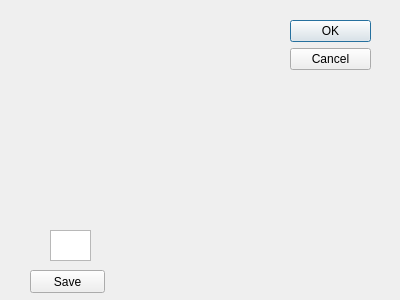
<?xml version="1.0" encoding="UTF-8"?>
<ui version="4.0">
 <class>Dialog</class>
 <widget class="QDialog" name="Dialog">
  <property name="geometry">
   <rect>
    <x>0</x>
    <y>0</y>
    <width>400</width>
    <height>300</height>
   </rect>
  </property>
  <property name="windowTitle">
   <string>Dialog</string>
  </property>
  <widget class="QDialogButtonBox" name="buttonBox">
   <property name="geometry">
    <rect>
     <x>290</x>
     <y>20</y>
     <width>81</width>
     <height>51</height>
    </rect>
   </property>
   <property name="orientation">
    <enum>Qt::Vertical</enum>
   </property>
   <property name="standardButtons">
    <set>QDialogButtonBox::Cancel|QDialogButtonBox::Ok</set>
   </property>
  </widget>
  <widget class="QPushButton" name="SaveButton">
   <property name="geometry">
    <rect>
     <x>30</x>
     <y>270</y>
     <width>75</width>
     <height>23</height>
    </rect>
   </property>
   <property name="text">
    <string>Save</string>
   </property>
  </widget>
  <widget class="QTextEdit" name="textEdit">
   <property name="geometry">
    <rect>
     <x>50</x>
     <y>230</y>
     <width>41</width>
     <height>31</height>
    </rect>
   </property>
  </widget>
 </widget>
 <resources/>
 <connections>
  <connection>
   <sender>buttonBox</sender>
   <signal>accepted()</signal>
   <receiver>Dialog</receiver>
   <slot>accept()</slot>
   <hints>
    <hint type="sourcelabel">
     <x>248</x>
     <y>254</y>
    </hint>
    <hint type="destinationlabel">
     <x>157</x>
     <y>274</y>
    </hint>
   </hints>
  </connection>
  <connection>
   <sender>buttonBox</sender>
   <signal>rejected()</signal>
   <receiver>Dialog</receiver>
   <slot>reject()</slot>
   <hints>
    <hint type="sourcelabel">
     <x>316</x>
     <y>260</y>
    </hint>
    <hint type="destinationlabel">
     <x>286</x>
     <y>274</y>
    </hint>
   </hints>
  </connection>
 </connections>
</ui>
